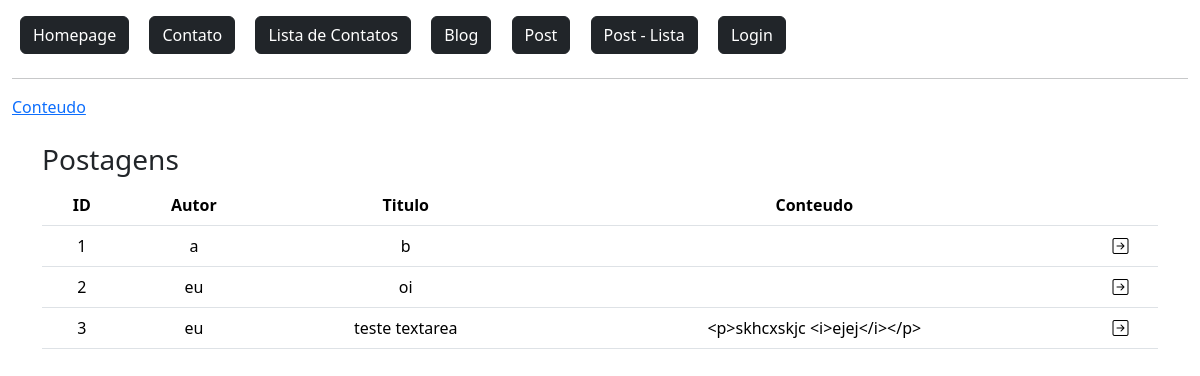
The page / on the database its author committed.
### flaskLearn/models.py (models this page shows)
class Postagem(db.Model):
    id = db.Column(db.Integer, primary_key=True)
    data_envio = db.Column(db.DateTime, default=datetime.now())
    autor = db.Column(db.String, nullable=True)
    titulo = db.Column(db.String, nullable=True)
    conteudo = db.Column(db.String, nullable=True)

### flaskLearn/routes.py (the view)
@app.route('/')
def homepage():
    dados = Postagem.query.order_by('id')
    context = {'dados': dados.all()}
    return render_template('index.html', context=context)

### flaskLearn/templates/index.html
{% extends 'baseTemplate/base.html' %}
{% block content %}
{% include 'baseTemplate/nav.html' %}
<a href="../static/arquivo/at.pdf" download="arquivo.pdf" target="_blank">Conteudo</a>
<div class="container">
    <div class="row mt-4">
        <h3>Postagens</h3>
        <div class="col-12">
            <table class="table table-hover text-center">
                <thead class="thead-dark">
                    <tr>
                        <th>ID</th>
                        <th>Autor</th>
                        <th>Titulo</th>
                        <th>Conteudo</th>
                        <th></th>
                    </tr>
                </thead>
                <tbody>
                    {% for linha in context['dados'] %}
                        <tr>
                            <td>{{linha.id}}</td>
                            <td>{{linha.autor}}</td>
                            <td>{{linha.titulo}}</td>
                            <td>{{linha.conteudo}}</td>
                            <td>
                                <a href="{{ url_for('detailBlog', id=linha.id) }}">
                                    <i class="bi bi-arrow-right-square text-black"></i>
                                </a>
                            </td>
                        </tr>
                    {% endfor %}
                </tbody>
            </table>
        </div>
    </div>
</div>
{% endblock %}

### rows shown on the page
Postagem: id "1", autor "a", titulo "b"
Postagem: id "2", autor "eu", titulo "oi"
Postagem: id "3", autor "eu", titulo "teste textarea", conteudo "<p>skhcxskjc <i>ejej</i></p>"
